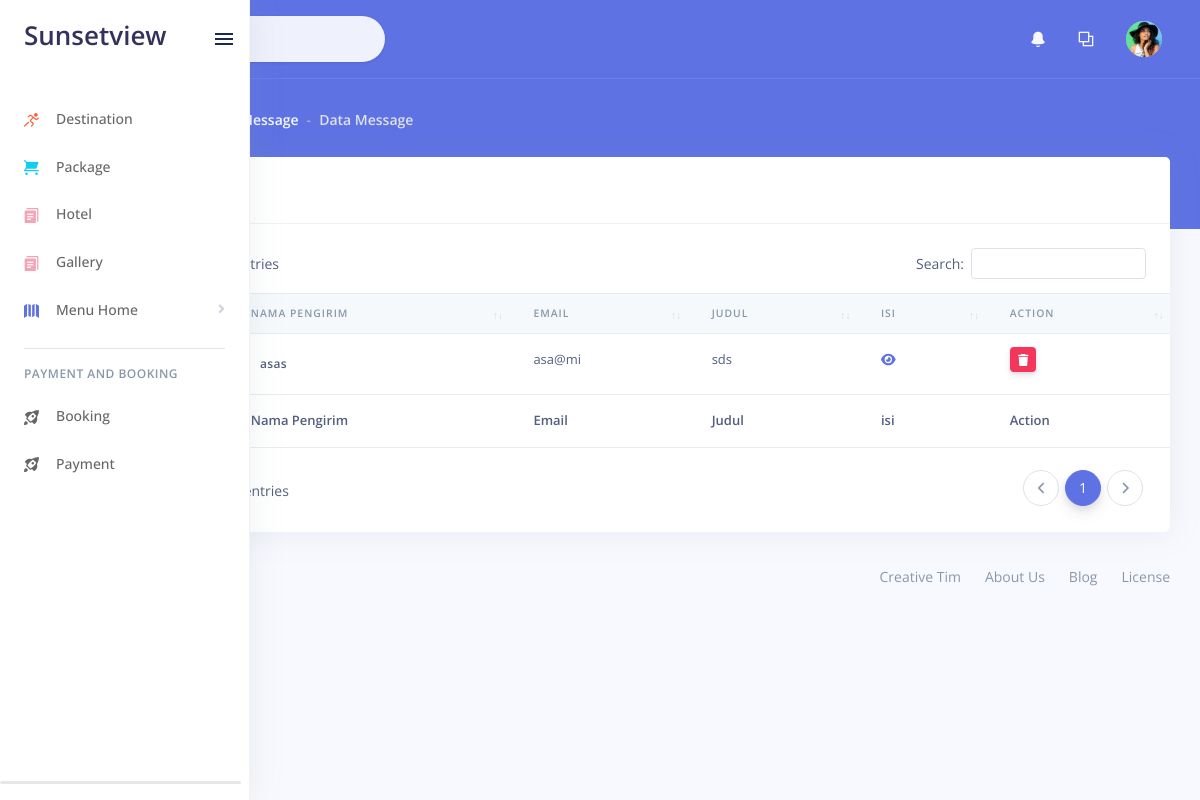
Screenshot of /index.php/admin/contact/pesan with the database file from the repository.
### tables this page shows
CREATE TABLE `message` (
  `idMessage` int(12) NOT NULL,
  `nama` varchar(20) NOT NULL,
  `email` varchar(100) NOT NULL,
  `title` varchar(100) NOT NULL,
  `isi` text NOT NULL
);

### application/controllers/admin/Contact.php (called while the page is built, shortened)
<?php
class Contact extends CI_Controller {
	public function pesan(){
		$data['pesan'] = $this->M_model->selectOrDes('idMessage','message');
		$this->load->view('admin/pesan',$data);
	}
}

### index.php (called while the page is built, shortened)
<?php
require_once BASEPATH.'core/CodeIgniter.php';

### application/models/M_model.php (called while the page is built, shortened)
<?php
class M_model extends CI_Model {
  public function selectOrDes($field,$table){
    $this->db->order_by($field,'DESC') ;
    return $this->db->get($table) ;
  }
}

### application/views/admin/pesan.php (the view, shortened to what this page needs)
  <link rel="stylesheet" href="<?php echo base_url()?>master/assets/vendor/datatables.net-bs4/css/dataTables.bootstrap4.min.css">
  <link rel="stylesheet" href="<?php echo base_url()?>master/assets/vendor/datatables.net-buttons-bs4/css/buttons.bootstrap4.min.css">
  <link rel="stylesheet" href="<?php echo base_url()?>master/assets/vendor/datatables.net-select-bs4/css/select.bootstrap4.min.css">
<div class="header bg-primary pb-6">
      <div class="container-fluid">
        <div class="header-body">
          <div class="row align-items-center py-4">
            <div class="col-lg-6 col-7">
              <h6 class="h2 text-white d-inline-block mb-0">Message</h6>
              <nav aria-label="breadcrumb" class="d-none d-md-inline-block ml-md-4">
                <ol class="breadcrumb breadcrumb-links breadcrumb-dark">
                  <li class="breadcrumb-item"><a href="#"><i class="fas fa-home"></i></a></li>
                  <li class="breadcrumb-item"><a href="#">Message</a></li>
                  <li class="breadcrumb-item active" aria-current="page">Data Message</li>
                </ol>
              </nav>
            </div>
          </div>
        </div>
      </div>
    </div>
    <div class="container-fluid mt--6">
      <div class="row">
        <div class="col">
          <div class="card">
            <div class="card-header">
              <h3 class="mb-0">Data Message</h3>
            </div>
            <div class="table-responsive py-4">
              <table class="table table-flush" id="datatable-basic">
                <thead class="thead-light">
                  <tr>
					<th>No</th>
                    <th>Nama Pengirim</th>
                    <th>Email</th>
                    <th>Judul</th>
                    <th>isi</th>
                    <th>Action</th>
                  </tr>
                </thead>
                <tfoot>
                  <tr>
                    <th>No</th>
                    <th>Nama Pengirim</th>
                    <th>Email</th>
                    <th>Judul</th>
                    <th>isi</th>
                    <th>Action</th>
                  </tr>
                </tfoot>
                <tbody>
                  <?php $no=1; foreach ($pesan->result() as $barang): ?>
                  <tr>
                    <td><?php echo $no++ ?></td>
                    <td><a href="" class="btn-sm btn"><?php echo $barang->nama ?></a></td>
                    <td><?php echo $barang->email ?></td>
                    <td><?php echo $barang->title ?></td>
                    <td><a href="" data-toggle="modal" data-target="#myModal<?php echo $barang->idMessage ?>"><i class="fa fa-eye"></i></a>
                    </td>
                    <td>
                      <a href="<?php echo base_url('admin/Contact/hapusPesan/'.$barang->idMessage) ?>" class="btn-sm btn-danger" title="Hapus" onclick="javascript: return confirm('Anda Yakin Akan ingin menghapus data ?')"><i class="fa fa-trash"></i></a>
                    </td>
                  </tr>
                  <?php endforeach ?>
                </tbody>
              </table>
            </div>
          </div>
        </div>
      </div>
</body>
</html>

### rows the page displays
message: nama "asas", email "asa@mi", title "sds"
